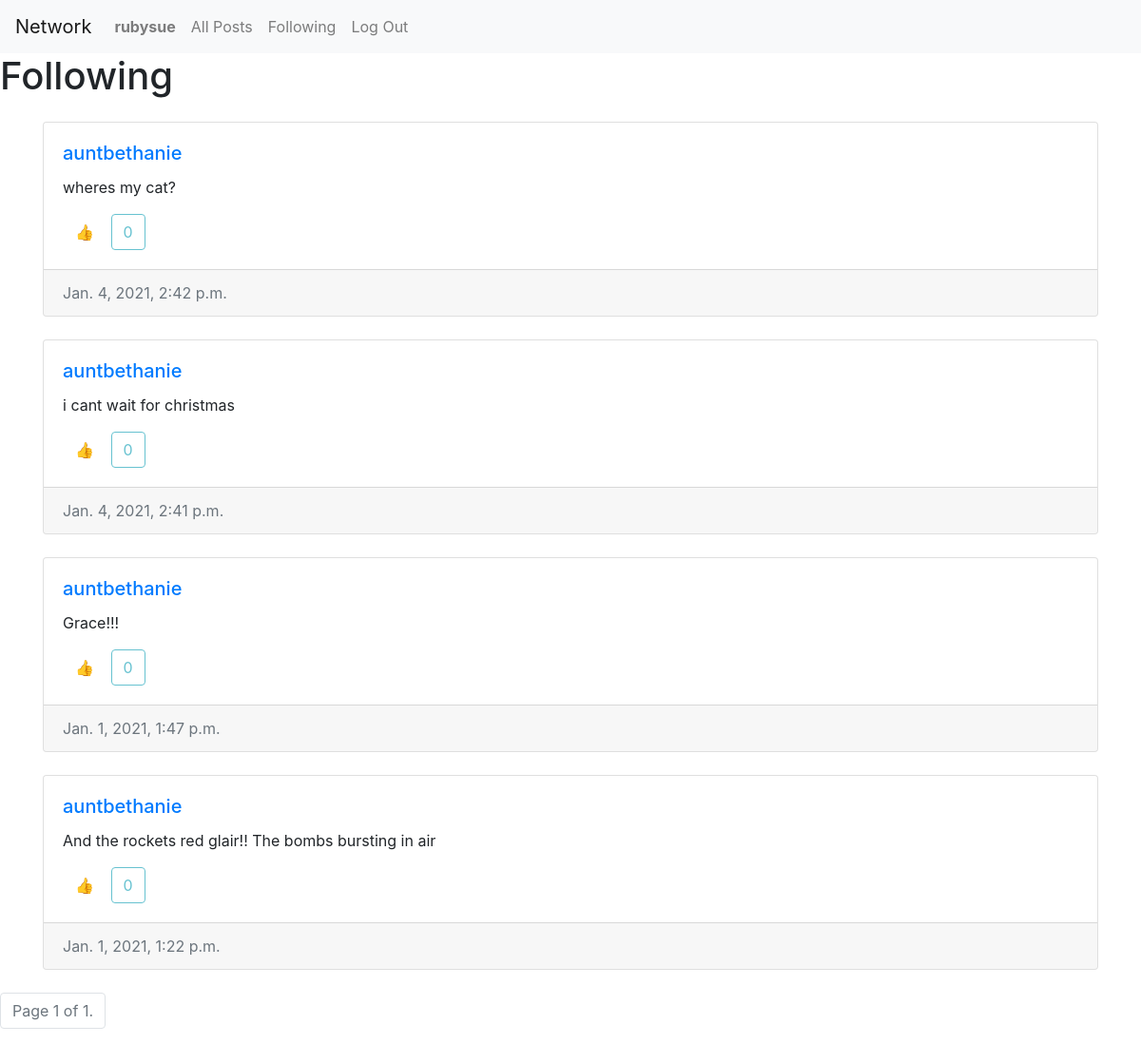
The page /following (signed in) on the database its author committed.
### network/models.py (models this page shows, shortened)
class User(AbstractUser):
    pass

class Post(models.Model):
    user = models.ForeignKey(User, on_delete= models.CASCADE, related_name= "posts")
    content = models.TextField(blank=True)
    date_created = models.DateTimeField(auto_now_add=True)
    likers = models.ManyToManyField(User, blank=True, related_name="userslikes")

### network/views.py (the view)
# urls.py: path("following", views.displayfollowing, name="following"),
@login_required
def displayfollowing(request):
    if request.method == "GET":
        follower = Follower.objects.get(user = request.user)
        usersfollowed = follower.following.all()
        if usersfollowed:
            posts = Post.objects.filter(reduce(lambda x,y : x | y, [Q(user=usr) for usr in usersfollowed])).order_by('-date_created')
        else:
            posts= ""
        paginator = Paginator(posts, 10)
        page_number = request.GET.get('page')
        page_obj = paginator.get_page(page_number)
        return render(request, "network/following.html", {
            "posts": posts,
            "page_obj": page_obj
        })

### network/templates/network/following.html (shortened to what this page needs)
{% extends "network/layout.html" %}
{% load static %}
{% block body %}
    <h1>Following</h1>
    {% if posts%}
    <div class="container mt-4 w-100">
        {%for post in page_obj%}
            <div class="card mb-4">
                <div class="card-body">
                    <h5 class="card-title"><a class="card-link" href="{% url 'profile' post.user %}">{{post.user}}</a></h5>
                    <p class="card-text" id="content{{post.id}}">{{post.content}}</p>
                    <div class="actions">
                        <div class="like-containter">
                            {% if request.user in post.likers.all%}
                            <button data-id="{{post.id}}" class="likebtn like{{post.id}} btn btn-small">👎</button>
                            {% else %}
                            <button data-id="{{post.id}}" class="likebtn like{{post.id}} btn btn-small">👍</button>
                            {% endif %}
                            <button type="button" disabled class="likecounter{{post.id}} btn btn-small btn-outline-info">{{post.likers.all.count}}</button>
                        </div>
                    </div>
                </div>
                <div class="card-footer text-muted">
                    {{post.date_created}}
                </div>
            </div>
        {% endfor %}
    </div>
    {% else %}
    <h4>You are not following an users at this time</h4>
    {% endif %}
    <nav class="pagination" aria-label="Page navigation">
        <ul class="step-links pagination">
            <li class="current page-item disabled">
                <a href="#" class="page-link" aria-disabled="true">Page {{page_obj.number}} of {{page_obj.paginator.num_pages}}.</a>
            </li>
        </ul>
    </nav>
{% endblock %}

### network/templates/network/layout.html (shortened to what this page needs)
{% load static %}
<!DOCTYPE html>
<html lang="en">
    <head>
        <link rel="stylesheet" href="https://stackpath.bootstrapcdn.com/bootstrap/4.4.1/css/bootstrap.min.css">
        <link href="{% static 'network/styles.css' %}" rel="stylesheet">
    </head>
    <body>
        <nav class="navbar navbar-expand-lg navbar-light bg-light">
            <a class="navbar-brand" href="#">Network</a>
            <div>
              <ul class="navbar-nav mr-auto">
                {% if user.is_authenticated %}
                    <li class="nav-item">
                        <a class="nav-link" href="#"><strong>{{ user.username }}</strong></a>
                    </li>
                {% endif %}
                <li class="nav-item">
                  <a class="nav-link" href="{% url 'index' %}">All Posts</a>
                </li>
                {% if user.is_authenticated %}
                    <li class="nav-item">
                        <a class="nav-link" href="{% url 'following' %}">Following</a>
                    </li>
                    <li class="nav-item">
                        <a class="nav-link" href="{% url 'logout' %}">Log Out</a>
                    </li>
                {% endif %}
              </ul>
            </div>
          </nav>
        <div class="body">
            {% block body %}
            {% endblock %}
        </div>
    </body>
</html>

### network/static/network/styles.css (style rules this page uses)
.actions { display:flex; flex-direction: column; justify-content: space-between; align-items: flex-start; }

### rows shown on the page
User: username "rubysue"
Post: user "auntbethanie", content "wheres my cat?", likers.all.count "0", date_created "Jan. 4, 2021, 2:42 p.m."
Post: user "auntbethanie", content "i cant wait for christmas", likers.all.count "0", date_created "Jan. 4, 2021, 2:41 p.m."
Post: user "auntbethanie", content "Grace!!!", likers.all.count "0", date_created "Jan. 1, 2021, 1:47 p.m."
Post: user "auntbethanie", content "And the rockets red glair!! The bombs bursting in air", likers.all.count "0", date_created "Jan. 1, 2021, 1:22 p.m."

### other values the page prints
{{ page_obj.number }} "1"
{{ page_obj.paginator.num_pages }} "1"
